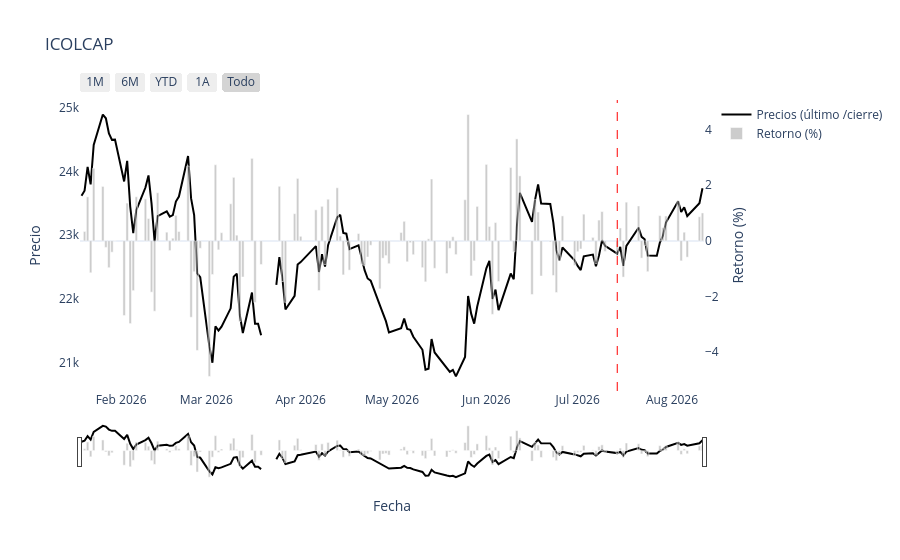

Write notebook code for a chart like this one.
### Code cell
#static_plot(COLCAP, "black")
plotly_oneplot(COLCAP, x_col="Fecha", y_col="Precios (último /cierre)", plot_title="ICOLCAP", color_in="black", date_marker = pd.to_datetime("2026-07-14"))

### Figure 1 — Plotly figure (JSON) as saved in the notebook; plotly's stock layout.template omitted (floating-point values rounded to 4 significant figures; data arrays with more than 128 entries replaced by an {"elided": "..."} marker saying what was removed)
{"data": [{"line": {"color": "black", "dash": "solid"}, "mode": "lines", "name": "Precios (último /cierre)", "type": "scatter", "x": {"elided": "135 str values"}, "y": {"elided": "135 float values"}}, {"marker": {"color": "rgba(128, 128, 128, 0.4)"}, "name": "Retorno (%)", "type": "bar", "x": {"elided": "135 str values"}, "y": {"elided": "135 float values"}, "yaxis": "y2"}], "layout": {"hovermode": "x unified", "shapes": [{"line": {"color": "red", "dash": "dash", "width": 1}, "type": "line", "x0": "2026-07-14T00:00:00", "x1": "2026-07-14T00:00:00", "xref": "x", "y0": 0, "y1": 1, "yref": "y domain"}], "title": {"text": "ICOLCAP"}, "xaxis": {"rangeselector": {"buttons": [{"count": 1, "label": "1M", "step": "month", "stepmode": "backward"}, {"count": 6, "label": "6M", "step": "month", "stepmode": "backward"}, {"count": 1, "label": "YTD", "step": "year", "stepmode": "todate"}, {"count": 1, "label": "1A", "step": "year", "stepmode": "backward"}, {"label": "Todo", "step": "all"}]}, "rangeslider": {"visible": true}, "title": {"text": "Fecha"}, "type": "date"}, "yaxis": {"autorange": true, "fixedrange": false, "showgrid": false, "title": {"text": "Precio"}}, "yaxis2": {"autorange": true, "fixedrange": false, "overlaying": "y", "showgrid": false, "side": "right", "title": {"text": "Retorno (%)"}, "zeroline": true}}}
